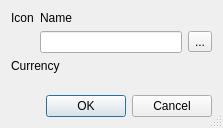
<?xml version="1.0" encoding="UTF-8"?>
<ui version="4.0">
 <class>FAccountEdit</class>
 <widget class="QDialog" name="FAccountEdit">
  <property name="geometry">
   <rect>
    <x>0</x>
    <y>0</y>
    <width>223</width>
    <height>128</height>
   </rect>
  </property>
  <property name="windowTitle">
   <string>Account edit</string>
  </property>
  <property name="windowIcon">
   <iconset resource="../../../res/hacc.qrc">
    <normaloff>:/items/account.png</normaloff>:/items/account.png</iconset>
  </property>
  <property name="sizeGripEnabled">
   <bool>true</bool>
  </property>
  <layout class="QVBoxLayout" name="verticalLayout">
   <item>
    <layout class="QGridLayout" name="gridLayout">
     <item row="0" column="0">
      <widget class="QLabel" name="label_2">
       <property name="text">
        <string>Icon</string>
       </property>
      </widget>
     </item>
     <item row="0" column="1">
      <widget class="QLabel" name="label">
       <property name="text">
        <string>Name</string>
       </property>
      </widget>
     </item>
     <item row="1" column="0">
      <widget class="ui::icons::WIconSelect" name="pwIcons" native="true">
       <property name="sizePolicy">
        <sizepolicy hsizetype="Fixed" vsizetype="Fixed">
         <horstretch>0</horstretch>
         <verstretch>0</verstretch>
        </sizepolicy>
       </property>
      </widget>
     </item>
     <item row="1" column="1">
      <layout class="QHBoxLayout" name="horizontalLayout">
       <item>
        <widget class="QLineEdit" name="leName"/>
       </item>
       <item>
        <widget class="QToolButton" name="tbClearName">
         <property name="text">
          <string>...</string>
         </property>
         <property name="icon">
          <iconset resource="../../../res/hacc.qrc">
           <normaloff>:/main/icons/edit-clear-locationbar-rtl.png</normaloff>:/main/icons/edit-clear-locationbar-rtl.png</iconset>
         </property>
        </widget>
       </item>
      </layout>
     </item>
    </layout>
   </item>
   <item>
    <widget class="QLabel" name="label_3">
     <property name="text">
      <string>Currency</string>
     </property>
    </widget>
   </item>
   <item>
    <widget class="ui::selector::WCurrencyelectButton" name="pwCurrencySelectButton" native="true"/>
   </item>
   <item>
    <widget class="QDialogButtonBox" name="buttonBox">
     <property name="orientation">
      <enum>Qt::Horizontal</enum>
     </property>
     <property name="standardButtons">
      <set>QDialogButtonBox::Cancel|QDialogButtonBox::Ok</set>
     </property>
    </widget>
   </item>
  </layout>
 </widget>
 <customwidgets>
  <customwidget>
   <class>ui::icons::WIconSelect</class>
   <extends>QWidget</extends>
   <header>wiconselect.h</header>
   <container>1</container>
  </customwidget>
  <customwidget>
   <class>ui::selector::WCurrencyelectButton</class>
   <extends>QWidget</extends>
   <header>wcurrencyelectbutton.h</header>
   <container>1</container>
  </customwidget>
 </customwidgets>
 <tabstops>
  <tabstop>leName</tabstop>
  <tabstop>buttonBox</tabstop>
  <tabstop>tbClearName</tabstop>
 </tabstops>
 <resources>
  <include location="../../../res/hacc.qrc"/>
 </resources>
 <connections>
  <connection>
   <sender>buttonBox</sender>
   <signal>accepted()</signal>
   <receiver>FAccountEdit</receiver>
   <slot>accept()</slot>
   <hints>
    <hint type="sourcelabel">
     <x>243</x>
     <y>240</y>
    </hint>
    <hint type="destinationlabel">
     <x>157</x>
     <y>274</y>
    </hint>
   </hints>
  </connection>
  <connection>
   <sender>buttonBox</sender>
   <signal>rejected()</signal>
   <receiver>FAccountEdit</receiver>
   <slot>reject()</slot>
   <hints>
    <hint type="sourcelabel">
     <x>243</x>
     <y>240</y>
    </hint>
    <hint type="destinationlabel">
     <x>286</x>
     <y>274</y>
    </hint>
   </hints>
  </connection>
  <connection>
   <sender>tbClearName</sender>
   <signal>clicked()</signal>
   <receiver>leName</receiver>
   <slot>clear()</slot>
   <hints>
    <hint type="sourcelabel">
     <x>242</x>
     <y>49</y>
    </hint>
    <hint type="destinationlabel">
     <x>151</x>
     <y>50</y>
    </hint>
   </hints>
  </connection>
 </connections>
</ui>
